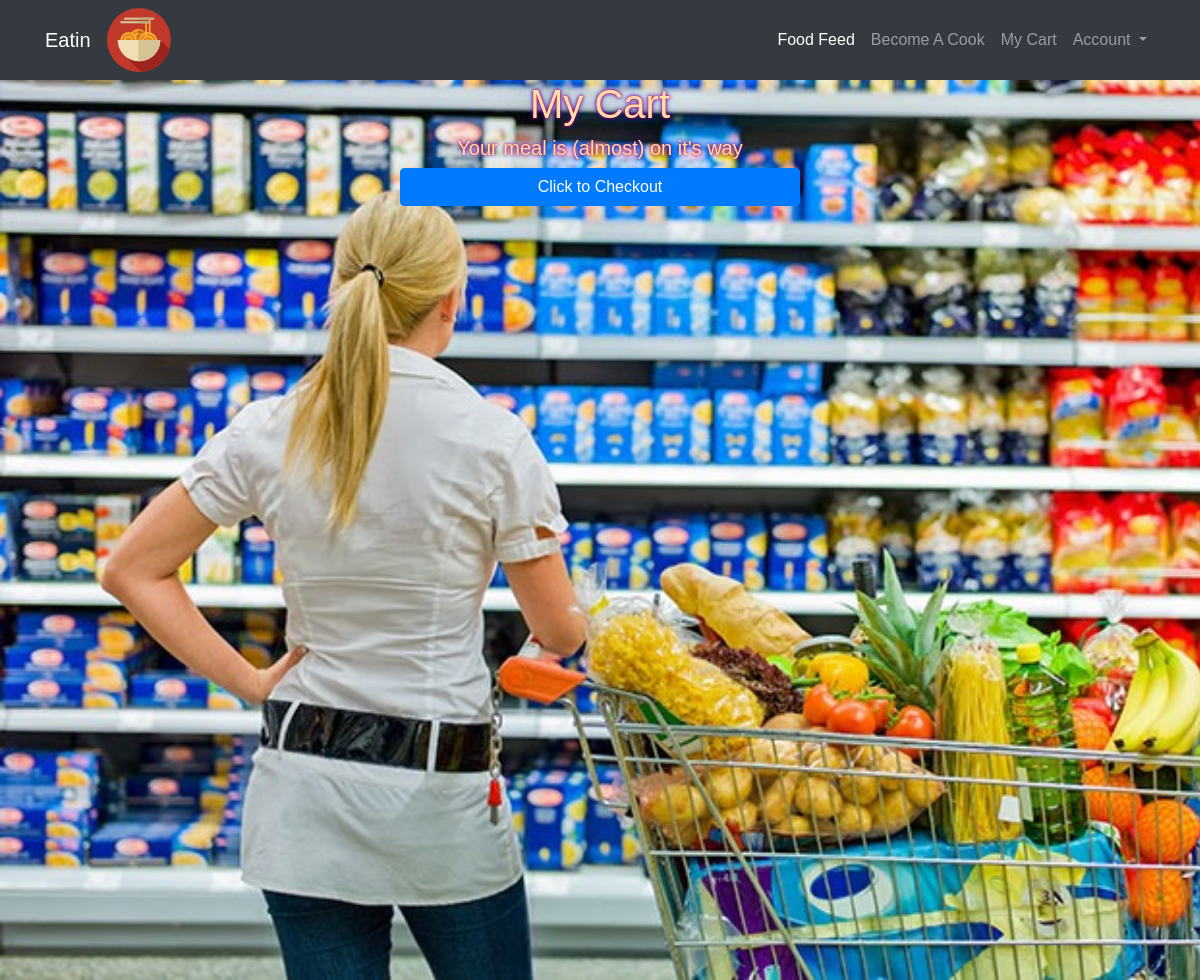
Before: /cart/ (signed in) with the older database file.
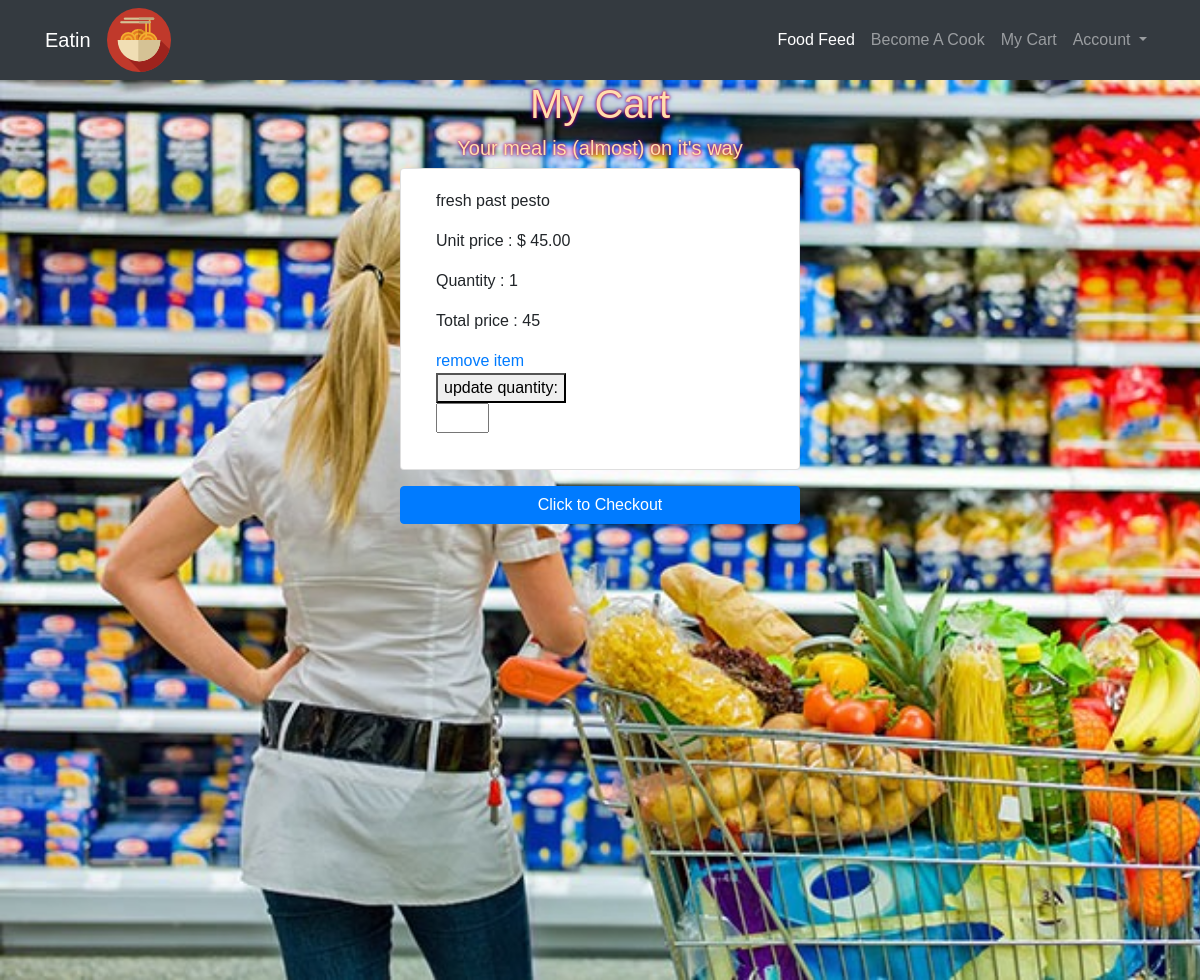
After: the same page with the newer database file.
### myCart/models.py (models this page shows)
class CartItem(models.Model):
    order = models.ForeignKey(Order,on_delete = models.SET_NULL,null=True,default=None)
    user = models.ForeignKey(User,
    on_delete = models.CASCADE
    )
    food = models.ForeignKey(Food,
    on_delete = models.CASCADE
    )
    added_time = models.DateTimeField(auto_now_add=True)
    quantity = models.IntegerField(blank=False,null=False)

### cook/models.py (models this page shows)
class Food(models.Model):
    user = models.ForeignKey(User,
    on_delete = models.CASCADE
    )
    title = models.CharField(max_length=20,null=True)
    description = models.CharField(max_length=100)
    price = models.DecimalField(max_digits=4, decimal_places=2,blank=False,null=False)
    created_at = models.DateTimeField(auto_now_add=True)
    updated_at = models.DateTimeField(auto_now=True)
    quantity = models.IntegerField(blank=False,null=False)
    image = models.ImageField(upload_to = 'images/',default=None,blank=True)
    category = models.CharField(
        max_length=50,
        default='OTHER',
        null=False,
        choices=  [
            ('ITALIAN', 'Italian'),
            ('DESERT', 'Desert'),
            ('BEVERAGES', 'Beverages'),
            ('THAI', 'Thai'),
            ('SUSHI', 'Sushi'),
            ('INADIAN', 'Indian'),
            ('MEDITERRANEAN','Mediterranean'),
            ('CHINESE','Chinese'),
            ('AMERICAN','American'),
            ('VIETNAMESE','Vietnamese'),
            ('GLUTEN-FREE','Gluten-Free'),
            ('VEGAN','Vegan'),
            ('SALAD','Salad'),
            ('ASIAN','Asian'),
            ('SOUP','Soup'),
            ('GREEK','Greek'),
            ('JAPANESE','Japanese'),
            ('HOME-COOKING','Home-Cooking'),
            ('OTHER','Other')
            ]
    )

### myCart/views.py (the view)
# urls.py: path('', views.display_cart, name='display_cart'),
@login_required(login_url='/accoutns/login/')
def display_cart(request):
    if request.method == 'GET':
        user_id = request.user.id
        cart_items = CartItem.objects.filter(user_id=user_id,order_id__isnull=True)
    return render(request, 'mycart/index.html',{'cart_items':cart_items})

### myCart/templates/myCart/index.html (shortened to what this page needs)
{% extends 'base.html' %}
{% load static %}
{% block content %}
<link rel="stylesheet" type="text/css" href="{% static 'myCart/style.css' %}">
<div class="bg-img">
<h1 class="feed_title">My Cart<h1>
    <h5 class="feed_title">Your meal is (almost) on it's way </h5>
    <div class="list-group list-group-horizontal">
      {% for item in cart_items%}
      <div class="card mb-3 col-4 mx-auto">
        <div class="row">
          <div class="col-md-8">
            <div class="card-body">
              <p><span>{{item.food.title}}</span></p>
              <p><span>Unit price : $</span> <span>{{item.food.price}}</span></p>
              <p><span>Quantity : </span> <span>{{ item.quantity }}</span></p>
              <p><span>Total price : </span> <span>{% widthratio item.quantity 1 item.food.price %} </span></p>
              <a href=" {% url 'remove_from_cart' id=item.id %}">remove item</a>
              <button>update quantity:</button>
              <p><span><input type="number" class="quantity_changer" name="quantity" id="item_qnt_{{item.id}}" min="1" max="{{item.food.quantity}}"></span></p>
            </div>
          </div>
        </div>
      </div>
      {% endfor %}
    </div>
    <div class="text-center">
      <a class="btn btn-primary col-4 mx-auto" href="{% url 'display_checkout' %}" role="button">Click to Checkout</a>
    </div>
    </div>
    {% endblock %}

Changed rows visible on the page:
added CartItem: food "fresh past pesto", food.price "45.00", quantity "1", quantity+food "45"
